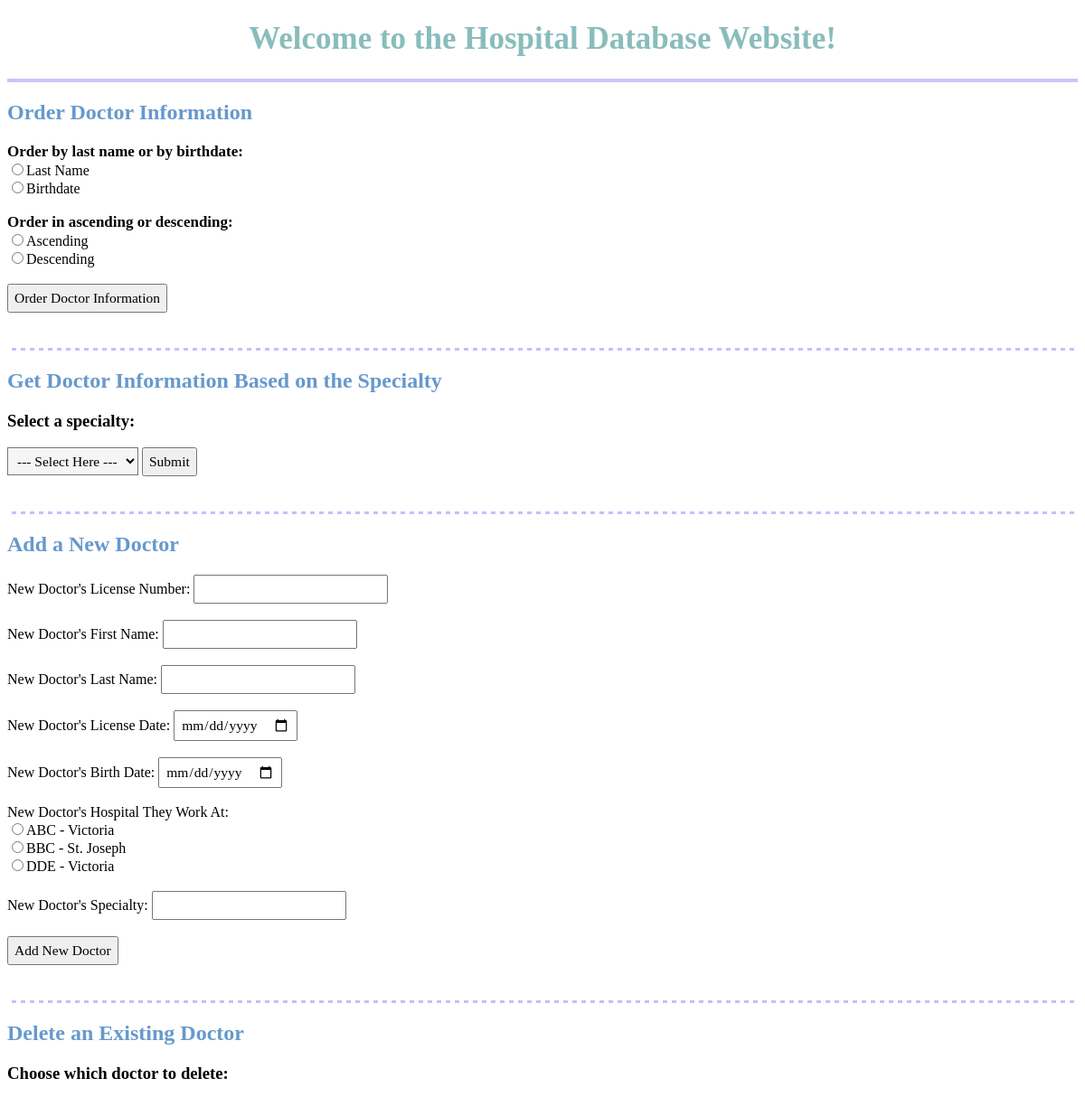
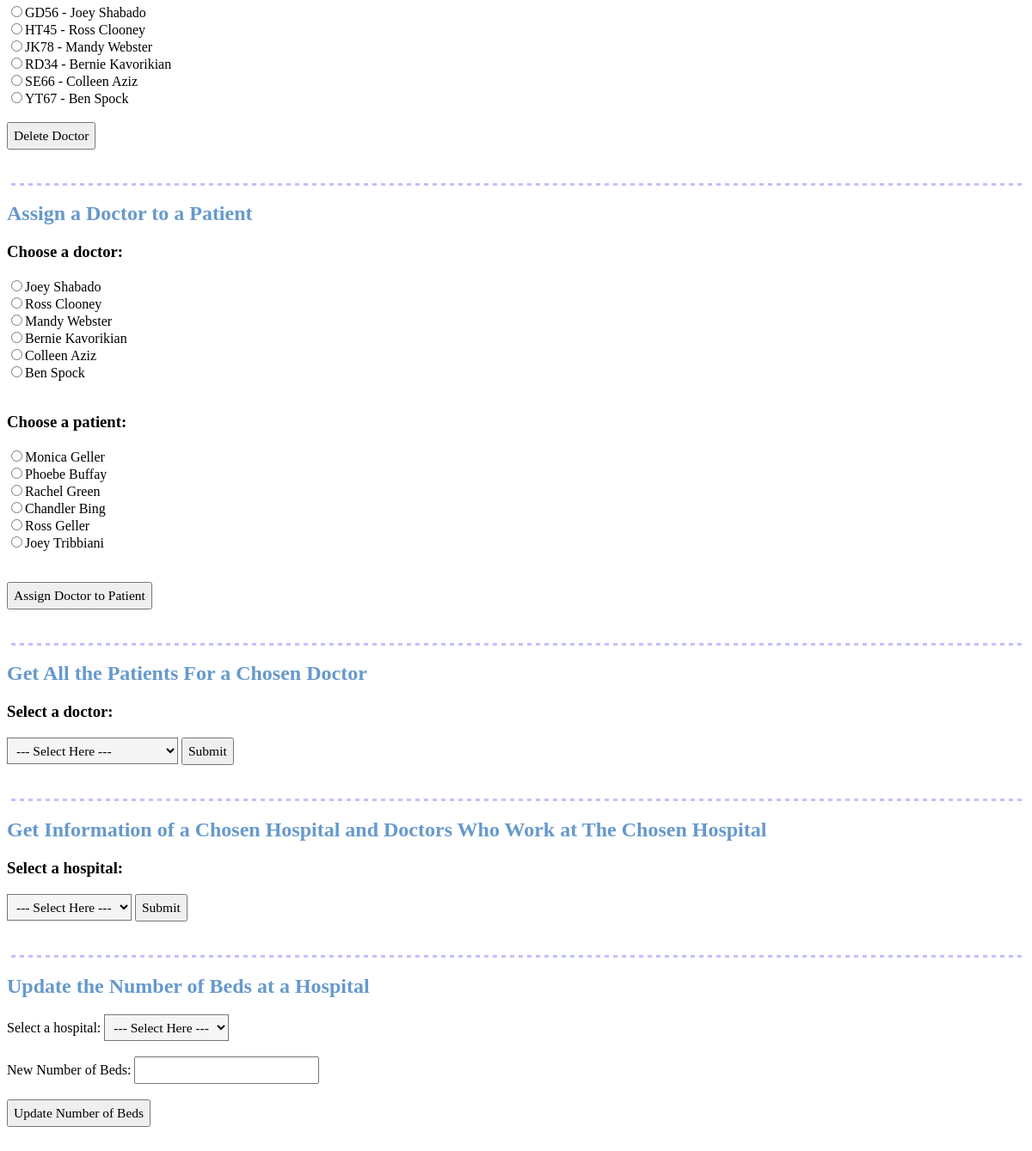
The app's page /home.php with its own data (2 pictures, top to bottom).
### tables this page shows
CREATE TABLE hospital (hoscode CHAR(3) NOT NULL, hosname VARCHAR(30) NOT NULL, city VARCHAR (20) NOT NULL, prov CHAR(2) NOT NULL, numofbed SMALLINT NOT NULL, headdoc CHAR(4), headdocstartdate DATE, PRIMARY KEY (hoscode), FOREIGN KEY (headdoc) REFERENCES doctor(licensenum));

CREATE TABLE doctor (licensenum CHAR(4) NOT NULL, firstname VARCHAR(20) NOT NULL, lastname VARCHAR(20) NOT NULL, licensedate DATE NOT NULL, birthdate DATE NOT NULL, hosworksat CHAR(3), specialty VARCHAR(30), PRIMARY KEY(licensenum));

CREATE TABLE patient (ohipnum CHAR(9) NOT NULL, firstname VARCHAR(20) NOT NULL, lastname VARCHAR(20) NOT NULL, birthdate DATE NOT NULL, PRIMARY KEY(ohipnum));

### home.php (the view, shortened to what this page needs)
<!DOCTYPE html>
<html>
<head>
    <link rel="stylesheet" type="text/css" href="styles.css">
</head>
<body>
<?php
    include "connecttodb.php";
?>
<h1>Welcome to the Hospital Database Website!</h1>
<hr id="orderdocs">
<h2>Order Doctor Information</h2>
<form action="" method="post">
<b>Order by last name or by birthdate:</b><br>
<input type="radio" name="orderby" value="lastname">Last Name<br>
<input type="radio" name="orderby" value="birthdate">Birthdate<br><br>
<b>Order in ascending or descending:</b><br>
<input type="radio" name="orderin" value="asc">Ascending<br>
<input type="radio" name="orderin" value="desc">Descending<br><br>
<input type="submit" value="Order Doctor Information" onclick="location.href='#orderdocs'">
</form>
<br><br>
<div class="line" id="spec"></div>
<h2>Get Doctor Information Based on the Specialty</h2>
<h3>Select a specialty:</h3>
<form action="" method="post">
<select name="pickaspecialty">
    <option value="">--- Select Here ---</option>
</select>
<input type="submit" name="Submit" onclick="location.href='#spec'">
</form>
<br>
<br>
<div class="line"></div>
<h2>Add a New Doctor</h2>
<form action="doctoradded.php" method="post">
New Doctor's License Number: <input type="text" name="licensenum"><br><br>
New Doctor's First Name: <input type="text" name="firstname"><br><br>
New Doctor's Last Name: <input type="text" name="lastname"><br><br>
New Doctor's License Date: <input type="date" name="licensedate"><br><br>
New Doctor's Birth Date: <input type="date" name="birthdate"><br><br>
New Doctor's Hospital They Work At:
<br>
<?php
    $query = "SELECT * FROM hospital";
    $result = mysqli_query($connection,$query);
    while ($row = mysqli_fetch_assoc($result)) {
        echo '<input type="radio" name="hosworksat" value="';
        echo $row["hoscode"];
        echo '">' . $row["hoscode"] . " - " . $row["hosname"] . "<br>";
    }
?>
<br>
New Doctor's Specialty: <input type="text" name="specialty"><br><br>
<input type="submit" value="Add New Doctor">
</form>
<br><br>
<div class="line"></div>
<h2>Delete an Existing Doctor</h2>
<h3>Choose which doctor to delete:</h3>
<form action="doctordeleted.php" method="post">
<?php
    $query = "SELECT * FROM doctor";
    $result = mysqli_query($connection,$query);
    while ($row = mysqli_fetch_assoc($result)) {
        echo '<input type="radio" name="licensenum" value="';
        echo $row["licensenum"];
        echo '">' . $row["licensenum"] . " -  " . $row["firstname"] . " " . $row["lastname"] . "<br>";
    }
?>
<br>
<input type="submit" value="Delete Doctor" onclick="return confirmdelete()">
</form>
<br><br>
<div class="line"></div>
<h2>Assign a Doctor to a Patient</h2>
<form action="doctorassigned.php" method="post">
<h3>Choose a doctor:</h3>
<?php
    include "getdocs.php";
?>
<br>
<h3>Choose a patient:</h3>
<?php
    include "getpatients.php";
?>
<br><br>
<input type="submit" value="Assign Doctor to Patient">
</form>
<br><br>
<div class="line" id="patients"></div>
<h2>Get All the Patients For a Chosen Doctor</h2>
<h3>Select a doctor:</h3>
<form action="" method="post">
<select name="pickadoctor">
    <option value="">--- Select Here ---</option>
</select>
<input type="submit" name="Submit" onclick="location.href='#patients'">
</form>
<br><br>
<div class="line" id="hosp"></div>
<h2>Get Information of a Chosen Hospital and Doctors Who Work at The Chosen Hospital</h2>
<h3>Select a hospital:</h3>
<form action="" method="post">
<select name="pickahospital">
    <option value="">--- Select Here ---</option>
</select>
<input type="submit" name="Submit" onclick="location.href='#hosp'">
</form>
<br><br>
<div class="line"></div>
<h2>Update the Number of Beds at a Hospital</h2>
<form action="numbedsupdated.php" method="post">
Select a hospital: <select name="pickahospital">
    <option value="">--- Select Here ---</option>
</select>
<br><br>
New Number of Beds: <input type="number" name="numbeds"><br><br>
<input type="submit" value="Update Number of Beds">
</form>
<br><br>
</body>
</html>

### getdocs.php (shortened to what this page needs)
<?php
    $query = "SELECT * FROM doctor";
    $result = mysqli_query($connection, $query);
    while ($row = mysqli_fetch_assoc($result)) {
        echo '<input type="radio" name="doctor" value="';
        echo $row["licensenum"];
        echo '">' . $row["firstname"] . " " . $row["lastname"] . "<br>";
    }
?>

### getpatients.php (shortened to what this page needs)
<?php
    $query = "SELECT * FROM patient";
    $result = mysqli_query($connection, $query);
    while ($row = mysqli_fetch_assoc($result)) {
        echo '<input type="radio" name="patient" value="';
        echo $row["ohipnum"];
        echo '">' . $row["firstname"] . " " . $row["lastname"] . "<br>";
    }
?>

### styles.css (style rules this page uses)
h1 { font-family: "Times New Roman"; text-align: center; color: #88BDBC; font-size: 35px; }
h2 { font-family: "Times New Roman"; color: #6699CC; }
h3 { font-family: "Times New Roman"; }
b { font-family: "Times New Roman"; font-size: 17px; }
body { font-family: "Georgia"; }
select { font-family: "Georgia"; font-size: 15.5px; background-color: whitesmoke; padding: 5px 6px; }
input { font-family: "Georgia"; font-size: 15.5px; padding: 5px 6px; }
hr { border: 2px solid #C6C7F9; }
.line { margin: 3px 0; height: 3px; background: repeating-linear-gradient( to right, transparent, transparent 5px, #C0C1FF 5px, #C0C1FF 10px ); }

### records on screen
hospital: hoscode "ABC", hosname "Victoria"
hospital: hoscode "BBC", hosname "St. Joseph"
hospital: hoscode "DDE", hosname "Victoria"
doctor: licensenum "GD56", firstname "Joey", lastname "Shabado"
doctor: licensenum "HT45", firstname "Ross", lastname "Clooney"
doctor: licensenum "JK78", firstname "Mandy", lastname "Webster"
doctor: licensenum "RD34", firstname "Bernie", lastname "Kavorikian"
doctor: licensenum "SE66", firstname "Colleen", lastname "Aziz"
doctor: licensenum "YT67", firstname "Ben", lastname "Spock"
patient: firstname "Monica", lastname "Geller"
patient: firstname "Phoebe", lastname "Buffay"
patient: firstname "Rachel", lastname "Green"
patient: firstname "Chandler", lastname "Bing"
patient: firstname "Ross", lastname "Geller"
patient: firstname "Joey", lastname "Tribbiani"
